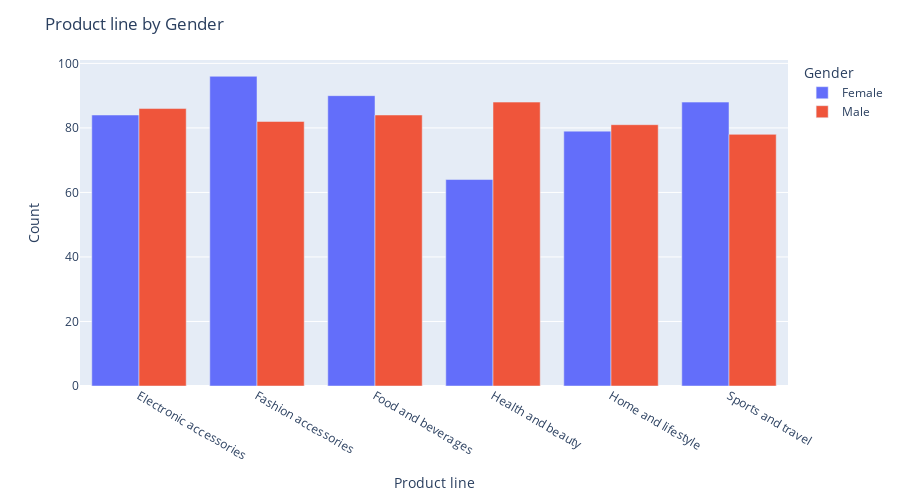

The cell this chart's notebook holds for it:
### Code cell
#Product Line by Gender
gender = df.groupby(['Product line','Gender']).size().reset_index()
gender.columns = ['Product line','Gender','Count']
gender

#Grouped bar chart
fig = px.bar(gender, x = 'Product line', y = 'Count', color ='Gender',barmode ='group')

#layouts
fig.update_layout(
    height=500,
    width=900,
    title = 'Product line by Gender'
)
fig.show()

### Figure 1 — Plotly figure (JSON) as saved in the notebook; plotly's stock layout.template omitted (floating-point values rounded to 4 significant figures)
{"data": [{"alignmentgroup": "True", "hovertemplate": "Gender=Female<br>Product line=%{x}<br>Count=%{y}<extra></extra>", "legendgroup": "Female", "marker": {"color": "#636efa", "pattern": {"shape": ""}}, "name": "Female", "offsetgroup": "Female", "orientation": "v", "showlegend": true, "textposition": "auto", "type": "bar", "x": ["Electronic accessories", "Fashion accessories", "Food and beverages", "Health and beauty", "Home and lifestyle", "Sports and travel"], "xaxis": "x", "y": [84, 96, 90, 64, 79, 88], "yaxis": "y"}, {"alignmentgroup": "True", "hovertemplate": "Gender=Male<br>Product line=%{x}<br>Count=%{y}<extra></extra>", "legendgroup": "Male", "marker": {"color": "#EF553B", "pattern": {"shape": ""}}, "name": "Male", "offsetgroup": "Male", "orientation": "v", "showlegend": true, "textposition": "auto", "type": "bar", "x": ["Electronic accessories", "Fashion accessories", "Food and beverages", "Health and beauty", "Home and lifestyle", "Sports and travel"], "xaxis": "x", "y": [86, 82, 84, 88, 81, 78], "yaxis": "y"}], "layout": {"barmode": "group", "height": 500, "legend": {"title": {"text": "Gender"}, "tracegroupgap": 0}, "margin": {"t": 60}, "title": {"text": "Product line by Gender"}, "width": 900, "xaxis": {"anchor": "y", "domain": [0, 1], "title": {"text": "Product line"}}, "yaxis": {"anchor": "x", "domain": [0, 1], "title": {"text": "Count"}}}}
